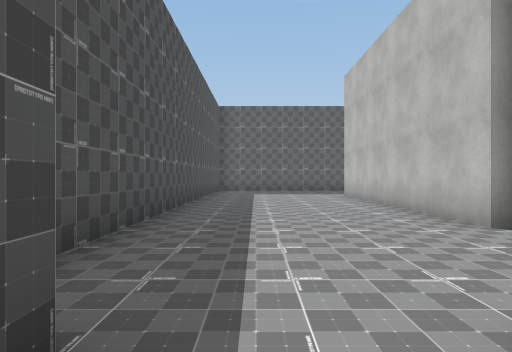
View 1 (above)

24 first-person views from a walk through a Unity game level. The camera is 1.4 m above the floor, looks level and sees 75° across. The floor is counted in squares, 2 m on a side. Each view is taken from the middle of a square. On the plan, view 1 faces up. The plan holds only what a view shows up to about 10 squares ahead; the rest is blank. The place goes on beyond the plan. Some surface patterns are stand-ins.

View 2
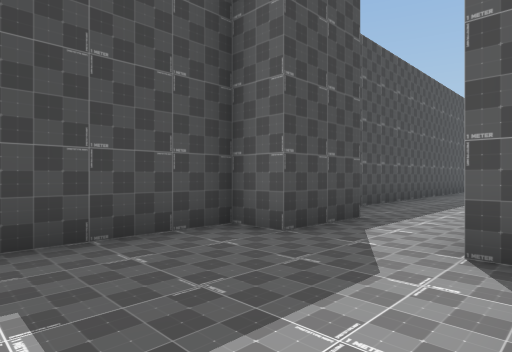

View 3
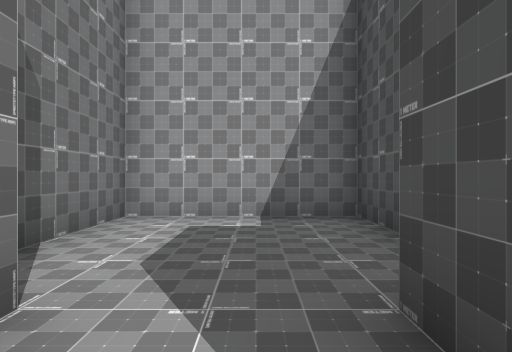

View 4
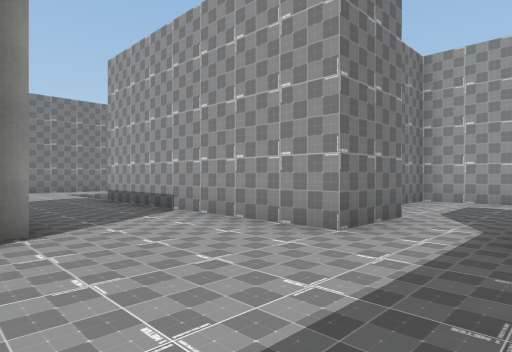

View 5
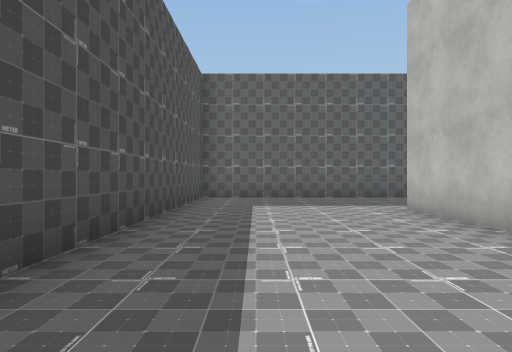

View 6
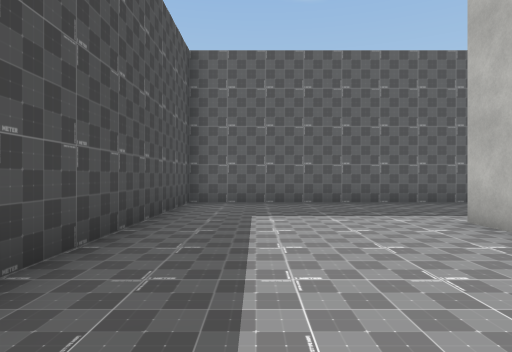

View 7
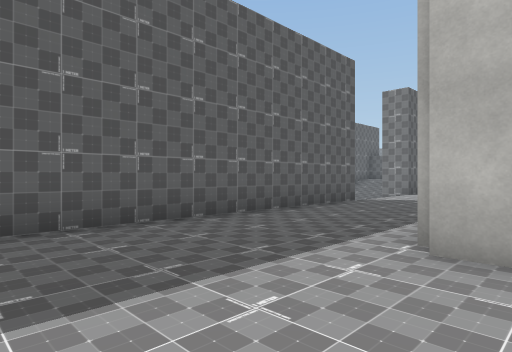

View 8
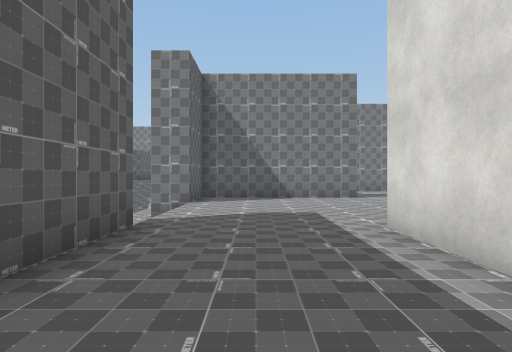

View 9
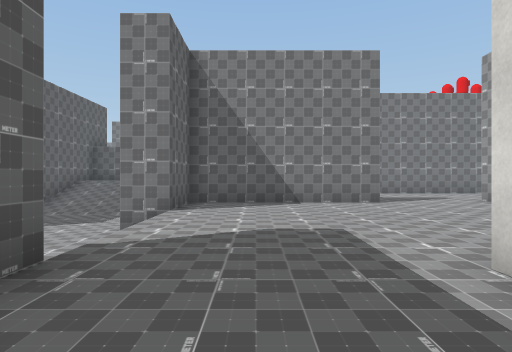

View 10
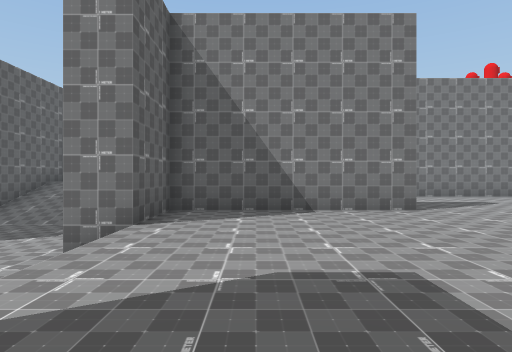

View 11
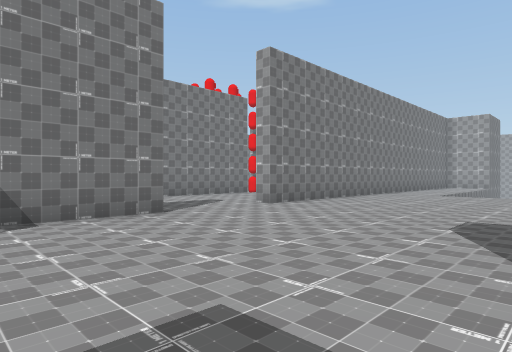

View 12
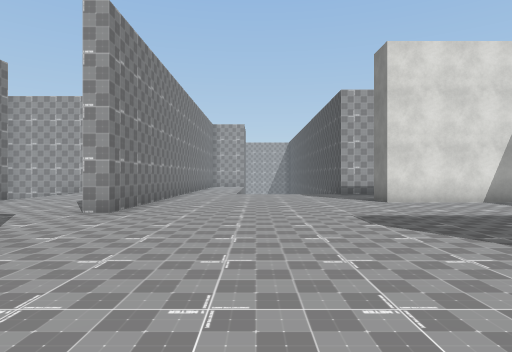

View 13
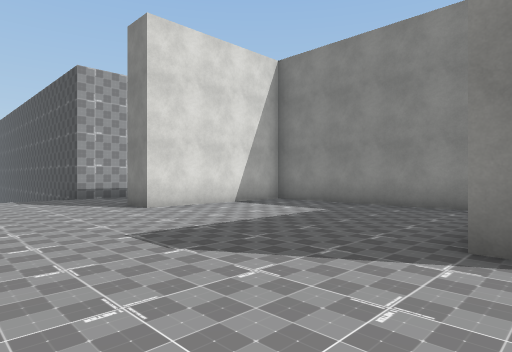

View 14
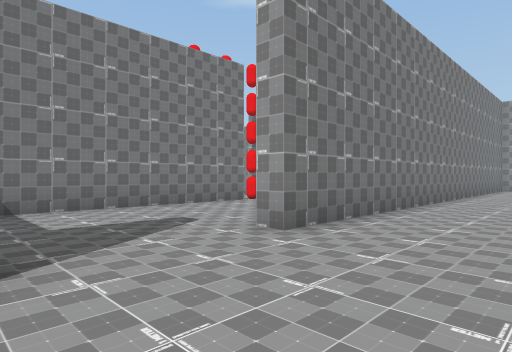

View 15
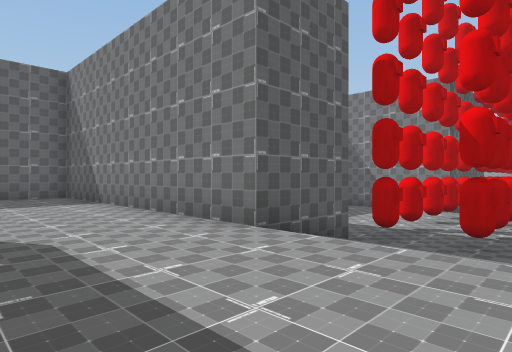

View 16
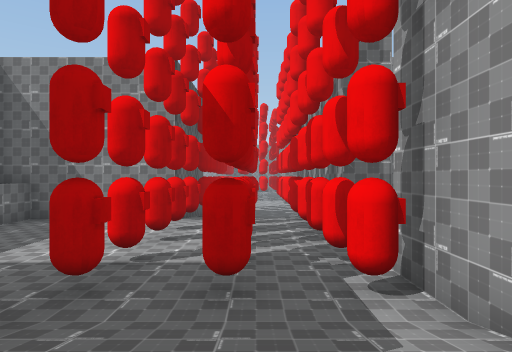

View 17
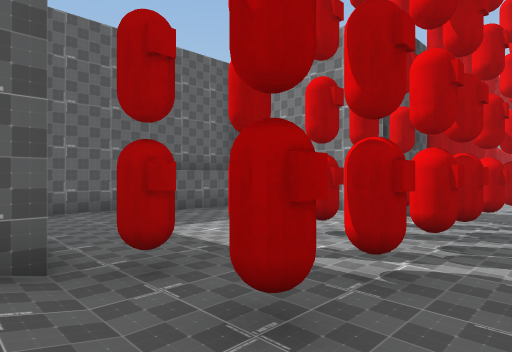

View 18
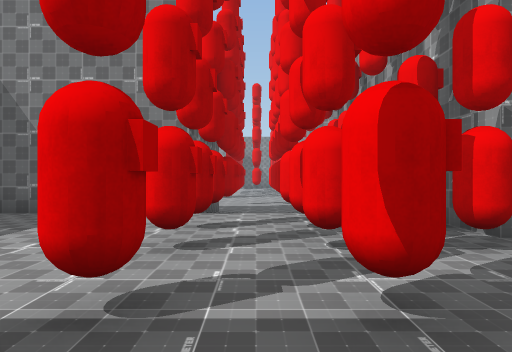

View 19
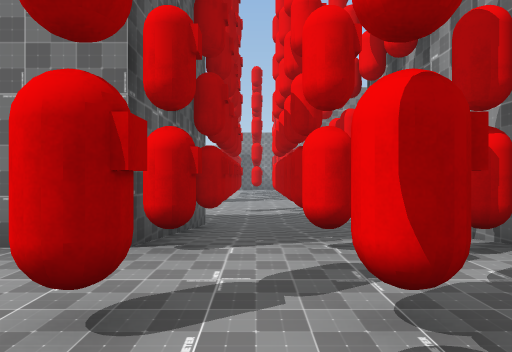

View 20
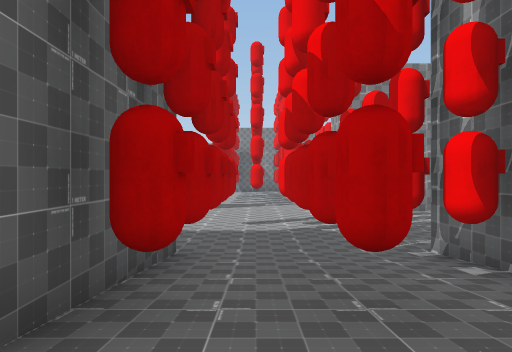

View 21
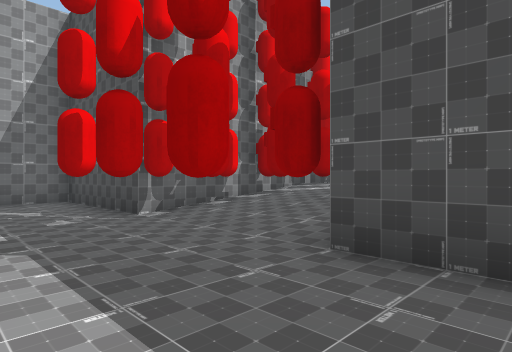

View 22
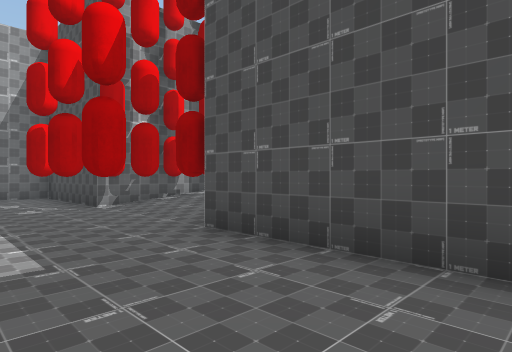

View 23
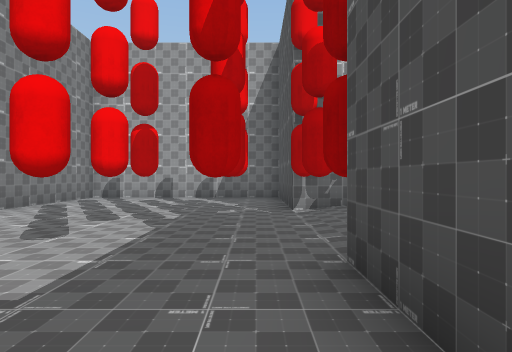

View 24
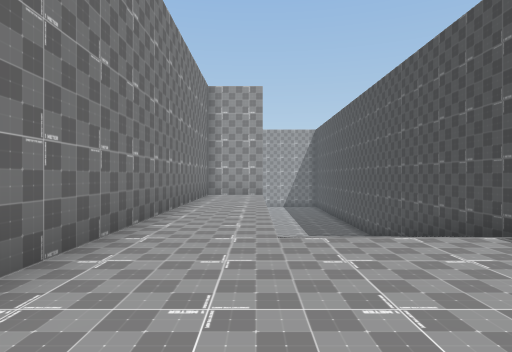

### Floor plan
Key: @ floor where view 1 was taken; # wall or solid block; . main floor; - floor 1 m lower than the main floor; _ floor 1.25 m lower than the main floor; < floor 1.5 m lower than the main floor; ( floor 2 m lower than the main floor; / step, stairs or slope; O other object.
Columns run from 2 left of view 1 to 36 right of it. Each row starts with its distance up from view 1.
 22                     #
 21                    //
 20                  --//
 19                ----/
 18               -----
 17              ----
 16 ###########////###
 15 #................#
 14 #................#
 13 #................#  #
 12 #....######......#  ..#
 11 #....## .........#....#
 10 #....##...............#  ###
  9 #....##...............#  --#####
  8 #....##...............#  ------#   #(((
  7 #....##..........#....# -------#   #(((
  6 #....##..........#....# -------#   #(((
  5 #....######......#....##-------#####(((
  4 #.....#   #......#..../#OOOO-OO#O<OOO(O
  3 #................#....//-------////((((
  2  ................#....//O-OO-OO_O<OOO(O
  1  #..#######////..#.... /-OOO-OO_O<OOO(O
  0 ##@.#     #////..#     ### -########(((
 -1 #....     #/   ..#                 #(((
 -2 #....#    #/   ..#                 #(((
 -3 #....#    #/   ..#                 #(((
 -4 #....#    #////..#                 ###
 -5 ######    #/   ..#

Where each view was taken, in squares from view 1:
view 1: 0 up, 0 right, facing up
view 2: 4 down, 2 right, facing up-left
view 3: 1 up, 0 right, facing down
view 4: 5 up, 1 left, facing down-right
view 5: 5 up, 0 right, facing up
view 6: 7 up, 0 right, facing up
view 7: 11 up, 0 right, facing up-right
view 8: 14 up, 4 right, facing right
view 9: 14 up, 6 right, facing right
view 10: 14 up, 8 right, facing right
view 11: 14 up, 9 right, facing down-right
view 12: 14 up, 12 right, facing down
view 13: 12 up, 12 right, facing down-left
view 14: 11 up, 12 right, facing down-right
view 15: 1 up, 16 right, facing up-right
view 16: 2 up, 19 right, facing right
view 17: 1 up, 21 right, facing up-right
view 18: 3 up, 22 right, facing right
view 19: 3 up, 25 right, facing right
view 20: 3 up, 28 right, facing right
view 21: 6 up, 36 right, facing down-left
view 22: 8 up, 36 right, facing down-left
view 23: 7 up, 34 right, facing down
view 24: 5 up, 13 right, facing down
